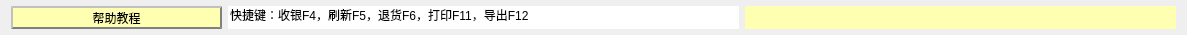
     <widget class="QWidget" name="statusWidget" native="true">
      <property name="minimumSize">
       <size>
        <width>0</width>
        <height>35</height>
       </size>
      </property>
      <property name="maximumSize">
       <size>
        <width>16777215</width>
        <height>30</height>
       </size>
      </property>
      <property name="styleSheet">
       <string notr="true">QWidget#statusWidget{
border: 1px solid #000000;}</string>
      </property>
      <layout class="QGridLayout" name="gridLayout_25">
       <property name="topMargin">
        <number>2</number>
       </property>
       <property name="bottomMargin">
        <number>2</number>
       </property>
       <item row="0" column="0">
        <widget class="QPushButton" name="pushButton_10">
         <property name="minimumSize">
          <size>
           <width>211</width>
           <height>23</height>
          </size>
         </property>
         <property name="styleSheet">
          <string notr="true">QPushButton{
background-color:rgb(255, 255 , 178);

color: black;  
border: 2px groove gray; 

 border-style: outset;
}

QPushButton:hover{background-color: rgb(255, 219, 92);
color: black ;
}

QPushButton:pressed{background-color:rgb(255, 175, 68);

border-style: inset; }</string>
         </property>
         <property name="text">
          <string>帮助教程</string>
         </property>
        </widget>
       </item>
       <item row="0" column="1">
        <widget class="QLineEdit" name="lineEdit">
         <property name="enabled">
          <bool>true</bool>
         </property>
         <property name="minimumSize">
          <size>
           <width>511</width>
           <height>23</height>
          </size>
         </property>
         <property name="text">
          <string>快捷键：收银F4，刷新F5，退货F6，打印F11，导出F12</string>
         </property>
         <property name="frame">
          <bool>false</bool>
         </property>
         <property name="readOnly">
          <bool>true</bool>
         </property>
        </widget>
       </item>
       <item row="0" column="2">
        <widget class="QLabel" name="label_71">
         <property name="minimumSize">
          <size>
           <width>431</width>
           <height>23</height>
          </size>
         </property>
         <property name="styleSheet">
          <string notr="true">background-color:rgb(255, 255 , 178);</string>
         </property>
         <property name="text">
          <string/>
         </property>
         <property name="alignment">
          <set>Qt::AlignCenter</set>
         </property>
        </widget>
       </item>
      </layout>
     </widget>
